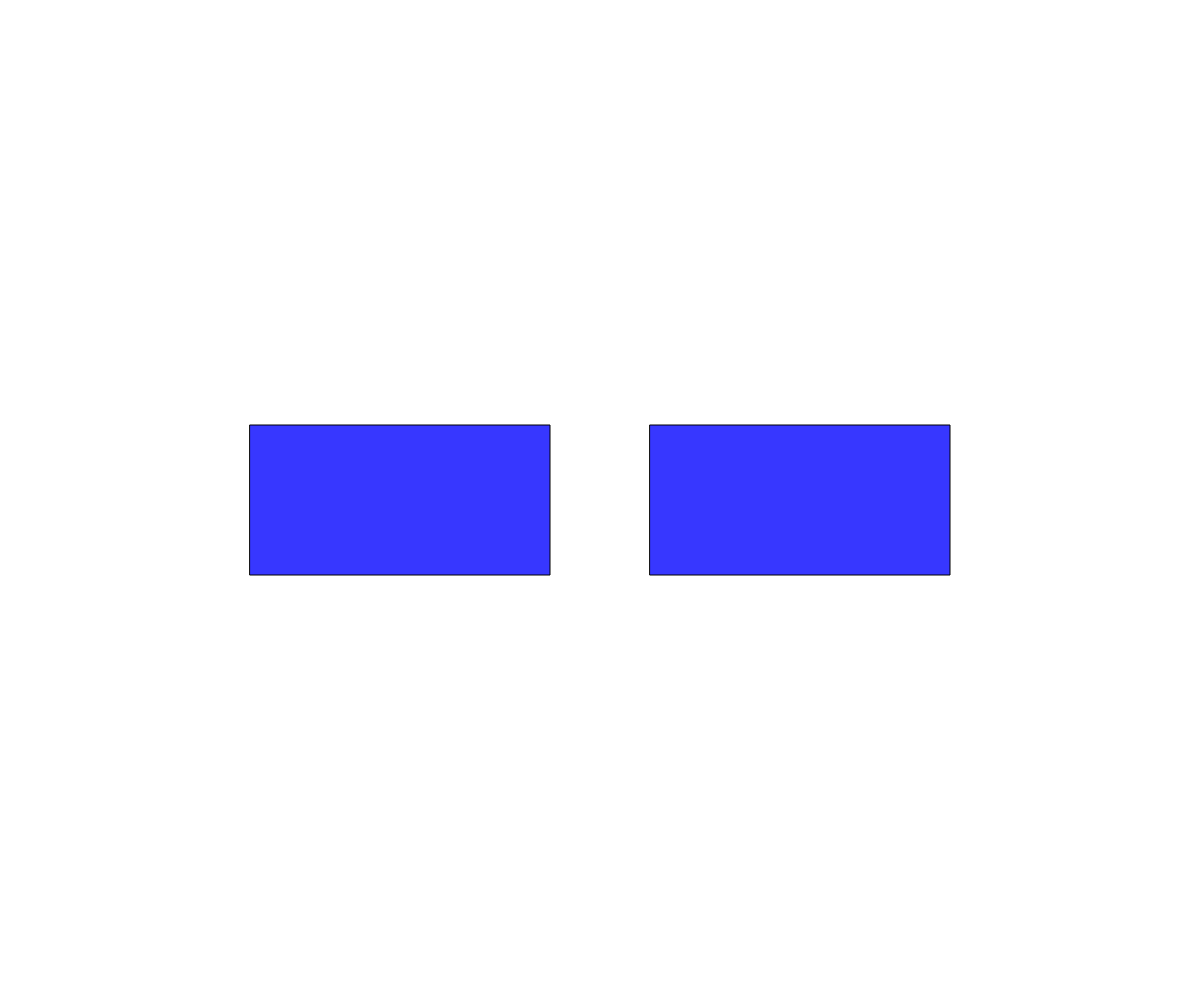
Frame 1 (no input)
Frame 60 (no input): identical to frame 1, image omitted
Frame 120 (the mouse pressed at the canvas centre since frame 60): identical to frame 1, image omitted

The p5.js sketch that drew this single still picture (run headless with seeded random() and noise() and a simulated clock; from frame 60 on, the mouse is pressed at the canvas centre):

// p5.js sketch
// ── sketch.js

menuState = "startMenu"

function setup() {
  createCanvas(windowWidth, windowHeight)

}

function draw() {
  background(255)

  if (menuState === "startMenu"){
    startMenu();
  }

  else if (menuState === "game"){
    showGame();

  }

  else if (menuState === "options"){
    showOptions();

  }

}

function startMenu(){
  rectMode(CENTER);
  fill(0, 0, 255, 200);
  rect(width/2 - 200, height/2 , 300, 150)

  fill(0, 0, 255, 200);
  rect(width/2 + 200, height/2 , 300, 150)
}
